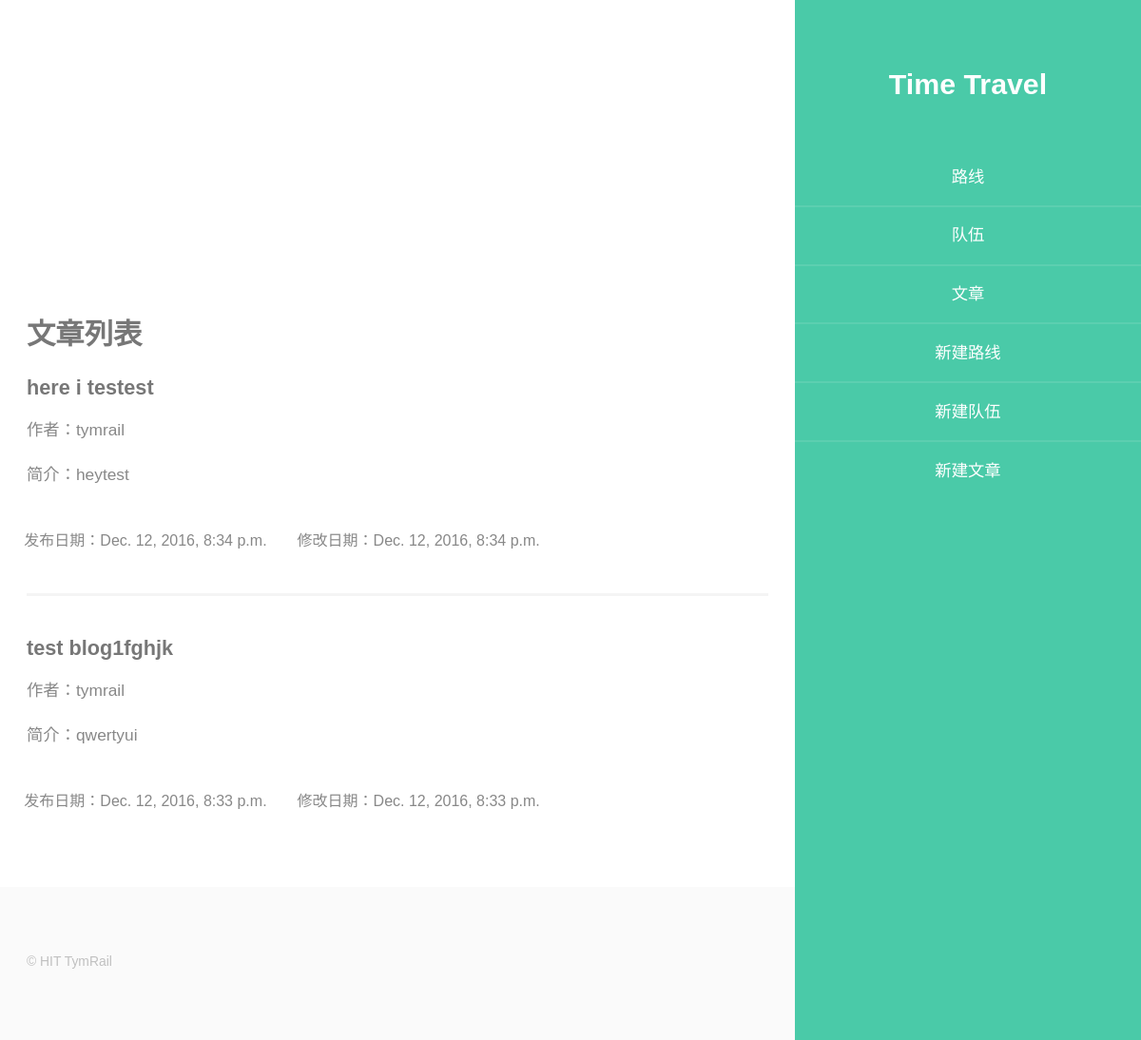
/view_all_blog/, run on an earlier commit of the app's database.
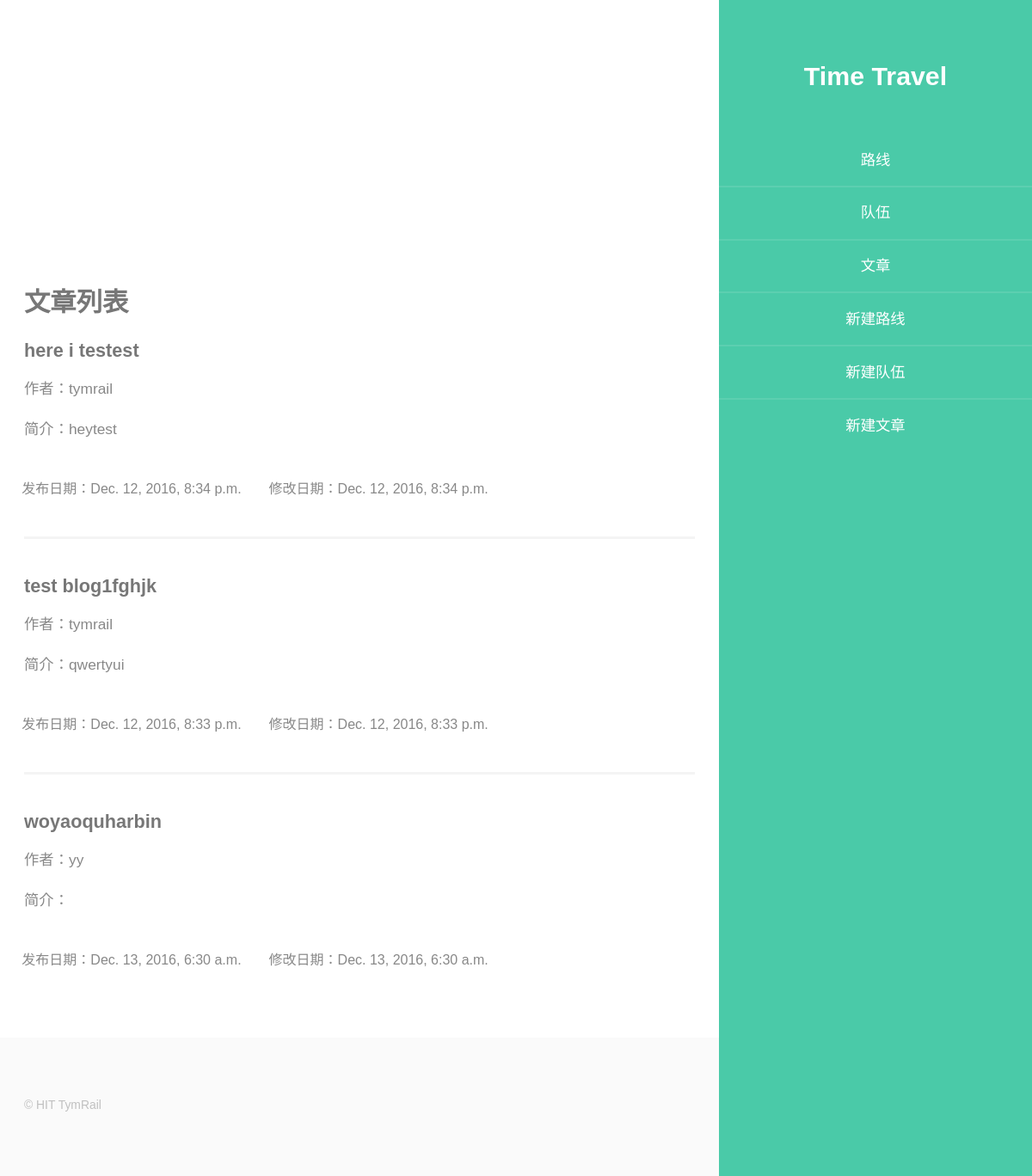
And on a later commit of the database.
### blog/models.py (models this page shows, shortened)
class Blog(models.Model):
    blog_id = models.AutoField(primary_key=True)
    blog_title = models.CharField(max_length=64, default='')
    blog_text = models.TextField()
    blog_author = models.ForeignKey(
        User,
        related_name='user_blog',
    )
    blog_city = models.ForeignKey(
        City,
        related_name='city_blog',
    )
    blog_popular = models.IntegerField(default=0)
    blog_post_date = models.DateTimeField(auto_now_add=True)
    blog_modified_date = models.DateTimeField(auto_now=True)
    blog_intro = models.CharField(max_length=64, default='')
    class Meta:
        ordering = ['-blog_popular']

### blog/views.py (the view)
# urls.py: url(r'^view_all_blog/$', blogviews.view_all_blog, name='view_all_blog'),
def view_all_blog(request):
    user = request.user if request.user.is_authenticated() else None
    blog = Blog.objects.all()
    content = {
        'user': user,
        'blog': blog,
    }
    return render(request, 'blog/view_all_blog.html', content)

### blog/templates/blog/view_all_blog.html (shortened to what this page needs)
{% extends "base/base_person.html" %}
{% load staticfiles %}
{% block content %}
<div id="main">
    <section id="one">
        <div class="container">
            <h3>文章列表</h3>
            <div class="features">
                {% for b in blog %}
                    <article>
                        <div class="inner" style="width: 90%">
                            <a href="/blog_detail/?blog_id={{ b.blog_id }}"><h4>{{ b.blog_title }}</h4></a>
                            <p style="margin-bottom: 1em;">作者：{{ b.blog_author }}</p>
                            <p>简介：{{ b.blog_intro }}</p>
                            <div class="row">
                                <div class="col-md-6"  style="font-size:16px;text-align: left;">
                                    发布日期：{{ b.blog_post_date }}
                                </div>
                                <div class="col-md-6" style="font-size:16px;text-align: right;">
                                    修改日期：{{ b.blog_modified_date }}
                                </div>
                            </div>
                        </div>
                    </article>
                {% endfor %}
            </div>
        </div>
    </section>
</div>
{% endblock %}

What changed in the data, as far as the page shows it:
added Blog: blog_title "woyaoquharbin", blog_author "yy", blog_post_date "Dec. 13, 2016, 6:30 a.m.", blog_modified_date "Dec. 13, 2016, 6:30 a.m."
